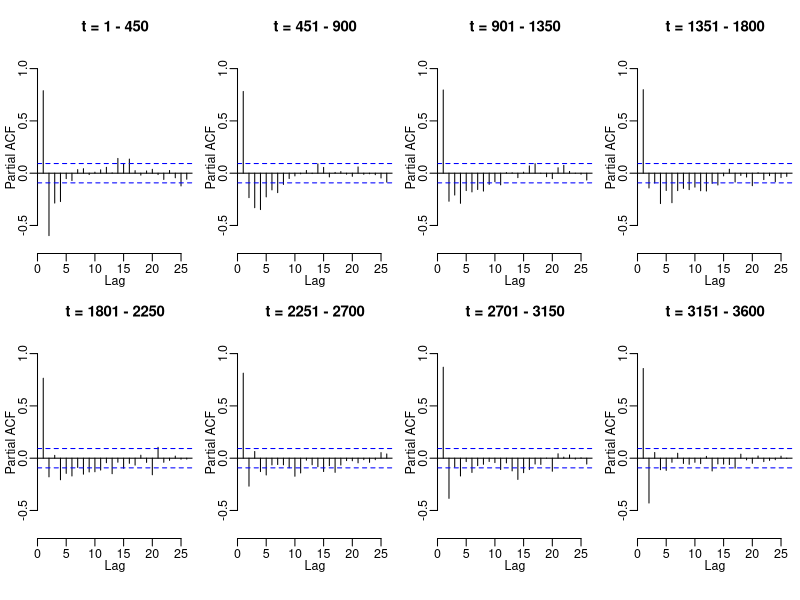

R code for this plot:
## ======================================================================
## Script: FigureS1_code.R
## Purpose: Plot the PACF for the 8 sections of the eeg data to get 
## an idea of the time varying nature of the ACF. 
## ======================================================================

eeg <- scan("EEG_data/eeg_F3.txt")

T. <- length(eeg)

ts <- seq(from=0, len=length(eeg), by=1/256)

# Separate the EEG series into 8 equal sections 
the.sec <- sapply(1:8, function(i) c((i-1)*(T./8)+1,(i*(T./8))))

pdf("figures/FigureS1_eeg_pacf.pdf", height = 4, width = 6.5)

par(
  mfrow = c(2, 4),
  cex = 0.75,
  mar = c(3.1, 2.5, 3.1, 0.5),
  mgp = c(1.3, 0.5, 0),
  bty = "n",
  oma = c(1, 0, 1, 0)
)

for (i in 1:8) {
  eeg.pacfs <- pacf(eeg[((i - 1) * (T. / 8) + 1):(i * (T. / 8))], 
                    plot = FALSE)
  plot(
    eeg.pacfs,
    ylim = c(-0.7, 1),
    main = paste0("t = ", the.sec[1, i], " - ", the.sec[2, i])
  )
}

dev.off()